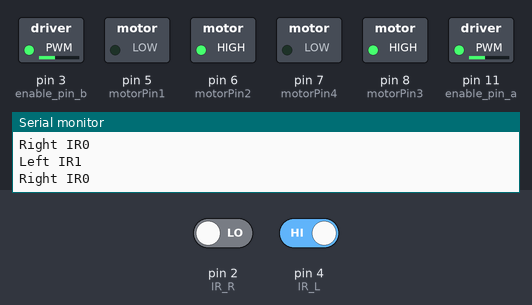
This sketch was run on a simulated Arduino Uno, built with avr-gcc and run on an emulated ATmega328P. Parts: switched loads named in the sketch (green lamp = pin HIGH), the last lines printed to the serial monitor. Inputs (shaded band) come from the test bench; at power-on: pin 2 (IR_R) LOW, pin 4 (IR_L) HIGH.

Above: at 1.2 s.
1.3 s: pin 2 (IR_R) driven HIGH
At 1.8 s:
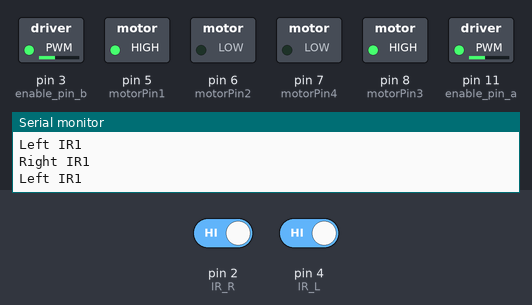
2.8 s: pin 4 (IR_L) driven LOW
At 3.2 s:
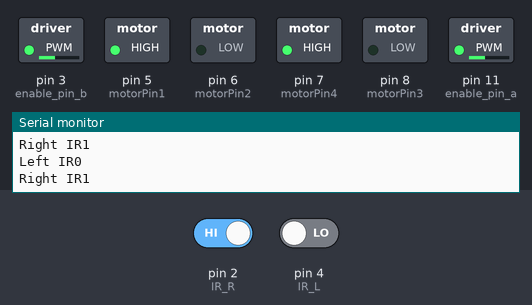
4.3 s: pin 4 (IR_L) driven HIGH
At 5.0 s:
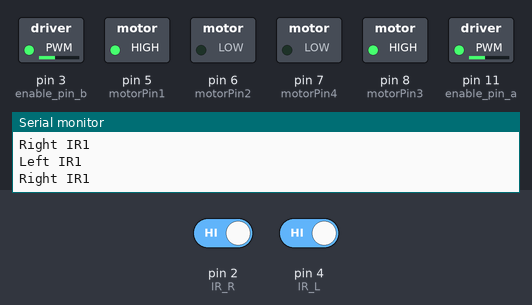
7.3 s: pin 2 (IR_R) driven LOW
At 8.2 s:
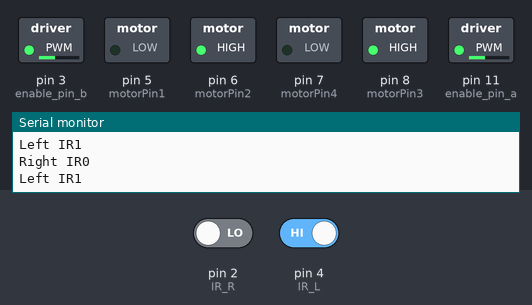
Timing chart, 0 to 10.3 s (numbered marks = the images above; inputs shaded):
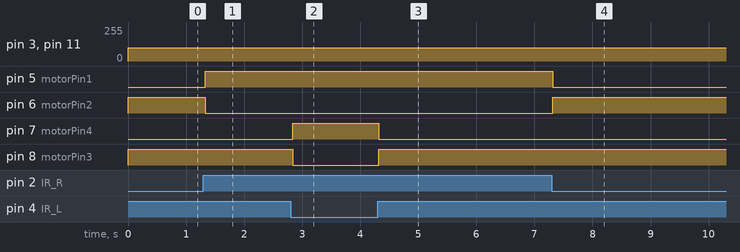

Measured:
- after the input at 1.3 s, pin 5 (motorPin1): LOW → HIGH at once; pin 6 (motorPin2): HIGH → LOW at once
- after the input at 2.8 s, pin 7 (motorPin4): LOW → HIGH at once; pin 8 (motorPin3): HIGH → LOW at once
- after the input at 4.3 s, pin 7 (motorPin4): HIGH → LOW at once; pin 8 (motorPin3): LOW → HIGH at once
- after the input at 7.3 s, pin 5 (motorPin1): HIGH → LOW at once; pin 6 (motorPin2): LOW → HIGH at once

The sketch:

sketch_may3a.ino
```cpp
// line following car using L293D and 2 IR Sensor


//L293D
const int enable_pin_a = 11;
const int enable_pin_b = 3;


//left motor
const int motorPin1  = 5;  // Pin 4 of L293D
const int motorPin2  = 6;  // Pin 7 of L293D
//Right motor
const int motorPin3  = 8; // Pin  8 of L293D
const int motorPin4  = 7;  // Pin  9 of L293D
// for IR Sensor
const int IR_R= 2;  // pin 2 for Right IR sensor
const int IR_L= 4;   // pin 4 for left IR sensor
void setup()
{
    //Set pins as outputs
    pinMode(motorPin1, OUTPUT);
    pinMode(motorPin2, OUTPUT);
    pinMode(motorPin3, OUTPUT);
    pinMode(motorPin4, OUTPUT);
    pinMode(enable_pin_a,OUTPUT);
    pinMode(enable_pin_b,OUTPUT);

    //set pins as input
    pinMode(IR_R,INPUT);
    pinMode(IR_L,INPUT);
    Serial.begin(9600);

}
void loop ()
{

  int left_IR = digitalRead(IR_L);
  Serial.print("Left IR");
  Serial.println(left_IR);
  int right_IR = digitalRead(IR_R);
  Serial.print("Right IR");
  Serial.println(right_IR);
  //delay(1000);
  if ((left_IR==LOW)&&(right_IR==LOW)) //forward
  {
    forward();
  }
  else if ((left_IR==LOW)&&(right_IR==HIGH)) //left
  {
    right();
  }
  else if ((left_IR==HIGH)&&(right_IR==HIGH)) //left
  {
    forward();
  }
  else if ((left_IR==HIGH)&&(right_IR==LOW)) //right
  {
    left();
  }
  else //stop
  {
    stop();
  }
}
void forward()  // move forward
{
    digitalWrite(motorPin1,HIGH);
    digitalWrite(motorPin2,LOW);
    digitalWrite(motorPin3,HIGH);
    digitalWrite(motorPin4,LOW);
    analogWrite(enable_pin_a, 100);
    analogWrite(enable_pin_b, 100);
}
void backward()
{
    digitalWrite(motorPin1,LOW);
    digitalWrite(motorPin2,HIGH);
    digitalWrite(motorPin3,LOW);
    digitalWrite(motorPin4,HIGH);
    analogWrite(enable_pin_a, 70);
    analogWrite(enable_pin_b, 70);
}
void left()  // move left
{
    digitalWrite(motorPin1,LOW);
    digitalWrite(motorPin2,HIGH);
    digitalWrite(motorPin3,HIGH);
    digitalWrite(motorPin4,LOW);
    analogWrite(enable_pin_a, 100);
    analogWrite(enable_pin_b, 100);
}
void right() // move right
{
    digitalWrite(motorPin1,HIGH);
    digitalWrite(motorPin2,LOW);
    digitalWrite(motorPin3,LOW);
    digitalWrite(motorPin4,HIGH);
    analogWrite(enable_pin_a, 100);
    analogWrite(enable_pin_b, 100);
}
void stop() // stop
{
    digitalWrite(motorPin1,LOW);
    digitalWrite(motorPin2,LOW);
    digitalWrite(motorPin3,LOW);
    digitalWrite(motorPin4,LOW);
}
```
